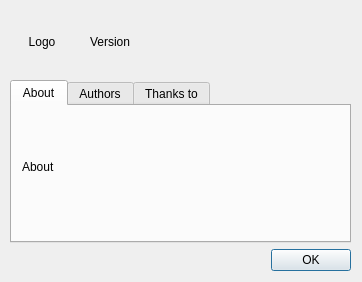
<?xml version="1.0" encoding="UTF-8"?>
<ui version="4.0">
 <class>uiAbout</class>
 <widget class="QDialog" name="uiAbout">
  <property name="geometry">
   <rect>
    <x>0</x>
    <y>0</y>
    <width>362</width>
    <height>282</height>
   </rect>
  </property>
  <property name="sizePolicy">
   <sizepolicy hsizetype="Preferred" vsizetype="Preferred">
    <horstretch>0</horstretch>
    <verstretch>0</verstretch>
   </sizepolicy>
  </property>
  <property name="minimumSize">
   <size>
    <width>362</width>
    <height>282</height>
   </size>
  </property>
  <property name="maximumSize">
   <size>
    <width>362</width>
    <height>282</height>
   </size>
  </property>
  <property name="windowTitle">
   <string>O programie SCC...</string>
  </property>
  <property name="windowIcon">
   <iconset resource="../scc.qrc">
    <normaloff>:/images/logo16x16.png</normaloff>:/images/logo16x16.png</iconset>
  </property>
  <widget class="QWidget" name="verticalLayoutWidget">
   <property name="geometry">
    <rect>
     <x>10</x>
     <y>10</y>
     <width>341</width>
     <height>261</height>
    </rect>
   </property>
   <layout class="QVBoxLayout" name="verticalLayout">
    <item>
     <layout class="QHBoxLayout" name="horizontalLayout">
      <item>
       <widget class="QLabel" name="label_logo">
        <property name="minimumSize">
         <size>
          <width>64</width>
          <height>64</height>
         </size>
        </property>
        <property name="maximumSize">
         <size>
          <width>64</width>
          <height>64</height>
         </size>
        </property>
        <property name="text">
         <string>Logo</string>
        </property>
        <property name="alignment">
         <set>Qt::AlignCenter</set>
        </property>
       </widget>
      </item>
      <item>
       <spacer name="horizontalSpacer">
        <property name="orientation">
         <enum>Qt::Horizontal</enum>
        </property>
        <property name="sizeType">
         <enum>QSizePolicy::Fixed</enum>
        </property>
        <property name="sizeHint" stdset="0">
         <size>
          <width>10</width>
          <height>20</height>
         </size>
        </property>
       </spacer>
      </item>
      <item>
       <widget class="QLabel" name="label_version">
        <property name="text">
         <string>Version</string>
        </property>
       </widget>
      </item>
     </layout>
    </item>
    <item>
     <widget class="QTabWidget" name="tabWidget">
      <property name="currentIndex">
       <number>0</number>
      </property>
      <widget class="QWidget" name="tab">
       <attribute name="title">
        <string>About</string>
       </attribute>
       <widget class="QLabel" name="label_about">
        <property name="geometry">
         <rect>
          <x>10</x>
          <y>10</y>
          <width>311</width>
          <height>101</height>
         </rect>
        </property>
        <property name="text">
         <string>About</string>
        </property>
        <property name="openExternalLinks">
         <bool>true</bool>
        </property>
       </widget>
      </widget>
      <widget class="QWidget" name="tab_4">
       <attribute name="title">
        <string>Authors</string>
       </attribute>
       <widget class="QLabel" name="label_authors">
        <property name="geometry">
         <rect>
          <x>10</x>
          <y>10</y>
          <width>311</width>
          <height>101</height>
         </rect>
        </property>
        <property name="text">
         <string>Authors</string>
        </property>
        <property name="alignment">
         <set>Qt::AlignLeading|Qt::AlignLeft|Qt::AlignTop</set>
        </property>
        <property name="wordWrap">
         <bool>true</bool>
        </property>
       </widget>
      </widget>
      <widget class="QWidget" name="tab_2">
       <attribute name="title">
        <string>Thanks to</string>
       </attribute>
       <widget class="QLabel" name="label_thanks_to">
        <property name="geometry">
         <rect>
          <x>10</x>
          <y>10</y>
          <width>311</width>
          <height>101</height>
         </rect>
        </property>
        <property name="text">
         <string>Thanks to</string>
        </property>
        <property name="alignment">
         <set>Qt::AlignLeading|Qt::AlignLeft|Qt::AlignTop</set>
        </property>
        <property name="wordWrap">
         <bool>true</bool>
        </property>
       </widget>
      </widget>
     </widget>
    </item>
    <item>
     <widget class="QDialogButtonBox" name="buttonBox">
      <property name="standardButtons">
       <set>QDialogButtonBox::Ok</set>
      </property>
     </widget>
    </item>
   </layout>
  </widget>
 </widget>
 <resources>
  <include location="../scc.qrc"/>
 </resources>
 <connections/>
</ui>
